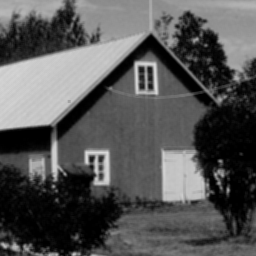
#> input picture Assignment_2/input_images/img1original.tif, 256 x 256 px
$ python q6.py
#> lines starting #> are read from the running program, lines starting #| are printed output that depends on the picture; long printed decimals are rounded
import cv2
import numpy as np
import matplotlib.pyplot as plt
from q2 import padding
from q3 import dot_product, apply_filter

def apply_mean_filter(image):
    height, width = image.shape
    mean_filtered_image = np.zeros(shape=image.shape)
    image = padding(image, (3,3))
    plt.imshow(image, cmap='gray')
    plt.title('Padded_image')
    plt.show()
    print('Padded shape', image.shape)
    for x in range(height-3):
        for y in range(width-3):
            mean_filtered_image[x,y] = np.around(np.mean(image[x:x+3, y:y+3].flatten()))
    return mean_filtered_image, mean_filtered_image.shape

def apply_median_filter(image):
    height, width = image.shape
    median_filtered_image = np.zeros(shape=image.shape)
    image = padding(image, (3,3))
    print('Padded shape', image.shape)
    for x in range(height-3):
        for y in range(width-3):
            median_filtered_image[x,y] = np.median(image[x:x+3, y:y+3].flatten())
    return median_filtered_image

def get_mean_square_error(filtered_image, original_image, half_number=1):
    height, width = original_image.shape
    original_image = original_image[:, :width//2] if half_number == 1 else original_image[:, width//2:]
    return np.mean((original_image-filtered_image)**2)

if __name__ == '__main__':
    original_image = cv2.imread('../input_images/img1original.tif', 0)
#> original_image is the input picture: shape (256, 256); min 0, max 219, mean 85
    noisy_image = cv2.imread('../input_images/img1noisy.tif', 0)
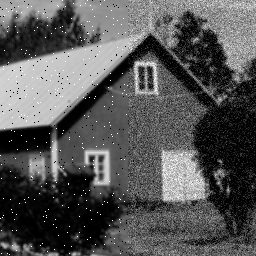
#> input picture Assignment_2/input_images/img1noisy.tif, 256 x 256 px
#> noisy_image is the input picture: shape (256, 256); min 0, max 255, mean 86.1

    cv2.imshow('Original', original_image)
    cv2.imshow('Noisy', noisy_image)
    cv2.waitKey(0)
    cv2.destroyAllWindows()


    h, w = noisy_image.shape
#> h = 256; w = 256
    average_filter = (1/9)*np.ones(shape=(3,3))
    average_filtered_image_half_1 = cv2.filter2D(noisy_image[:,:w//2], -1, average_filter)
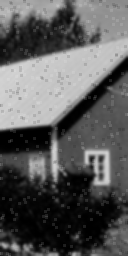
#> average_filtered_image_half_1: shape (256, 128); min 0, max 215, mean 89.6
    median_filtered_image_half_1 = cv2.medianBlur(noisy_image[:,:w//2], 3)
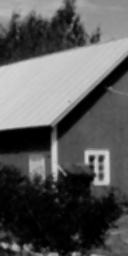
#> median_filtered_image_half_1: shape (256, 128); min 0, max 212, mean 88.7
    average_filtered_image_half_2 = cv2.filter2D(noisy_image[:, w//2:], -1, average_filter)
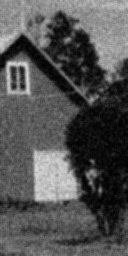
#> average_filtered_image_half_2: shape (256, 128); min 0, max 221, mean 82.6
    median_filtered_image_half_2 = cv2.medianBlur(noisy_image[:, w//2:], 3)

    Mean_MSE_half_1 = get_mean_square_error(average_filtered_image_half_1, original_image, 1)
#> Mean_MSE_half_1 = 23.94
    Median_MSE_half_1 = get_mean_square_error(median_filtered_image_half_1, original_image, 1)
#> Median_MSE_half_1 = 7.62
    Mean_MSE_half_2 = get_mean_square_error(average_filtered_image_half_2, original_image, 2)
#> call 3 of get_mean_square_error, with half_number = 2
#> in get_mean_square_error (call 3), `original_image = original_image[:, :width//2] if half_number == 1 else..`:
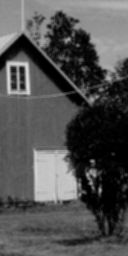
#> original_image: shape (256, 128); min 0, max 219, mean 81.1
#> Mean_MSE_half_2 = 59.3
    Median_MSE_half_2 = get_mean_square_error(median_filtered_image_half_2, original_image, 2)
#> Median_MSE_half_2 = 61.52
    print('Mean MSE half 1 = {}, half 2 = {}\nMedian MSE half 1 = {}, half 2 = {}'.format(Mean_MSE_half_1, Mean_MSE_half_2, Median_MSE_half_1, Median_MSE_half_2))
#| Mean MSE half 1 = 23.936, half 2 = 59.300
#| Median MSE half 1 = 7.616, half 2 = 61.521
    best_of_half_1 = 'mean' if Mean_MSE_half_1 < Median_MSE_half_1 else 'median'
#> best_of_half_1 = 'median'
    best_of_half_2 = 'mean' if Mean_MSE_half_2 < Median_MSE_half_2 else 'median'
#> best_of_half_2 = 'mean'
    print('Best filter for half 1 = {} and half 2 ={}'.format(best_of_half_1, best_of_half_2))
#| Best filter for half 1 = median and half 2 =mean
    best_image = np.hstack(((average_filtered_image_half_1 if best_of_half_1=='mean' else median_filtered_image_half_1),\
                (average_filtered_image_half_2 if best_of_half_2=='mean' else median_filtered_image_half_2)))
    error_image = original_image - best_image
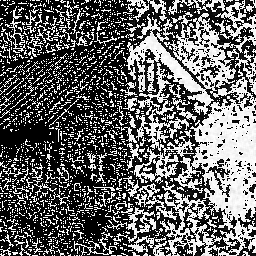
#> error_image: shape (256, 256); min 0, max 255, mean 101.4
    print('MSE between filtered and original image = {}'.format(np.mean((best_image - original_image)**2)))
#| MSE between filtered and original image = 33.458
    f = plt.figure()
    plt.subplot(1,3,1)
    plt.imshow(original_image, cmap='gray')
    plt.title('Original Image')
    plt.subplot(1,3,2)
    plt.imshow(noisy_image, cmap='gray')
    plt.title('Noisy image')
    plt.subplot(1,3,3)
    plt.imshow(best_image, cmap='gray')
    plt.title('Best image')
    plt.show()

    f = plt.figure()
    plt.subplot(1,3,1)
    plt.imshow(original_image, cmap='gray')
    plt.title('Original Image')
    plt.subplot(1,3,2)
    plt.imshow(best_image, cmap='gray')
    plt.title('Best image')
    plt.subplot(1,3,3)
    plt.imshow(error_image, cmap='gray')
    plt.title('Error (Difference) image')
    plt.show()
